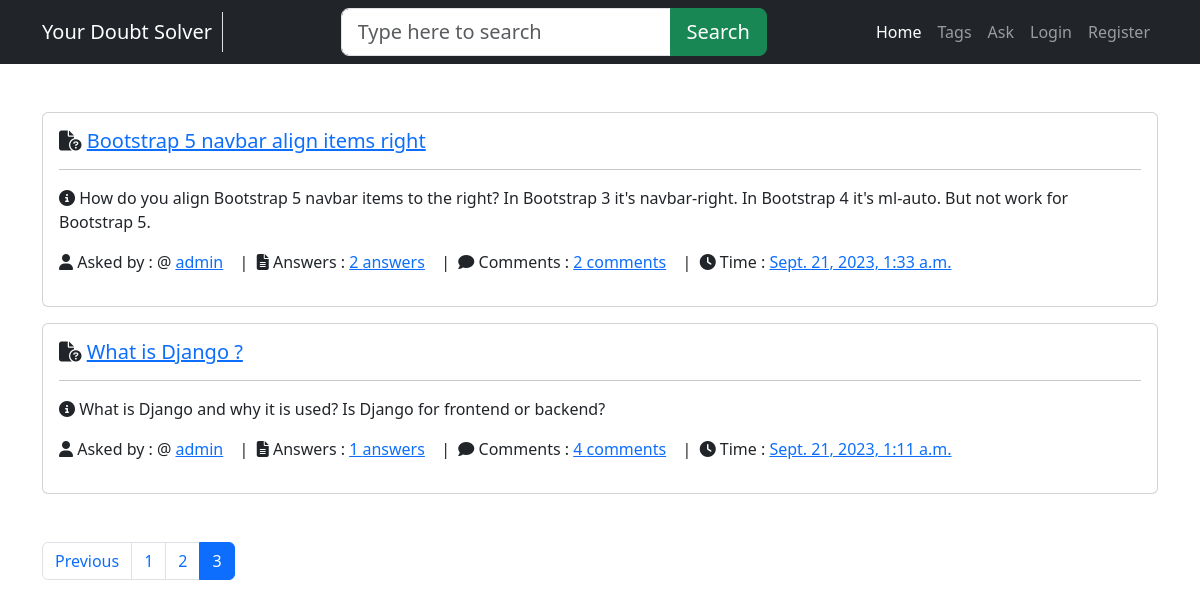
/?page=3, run on the app's committed database.
### main/models.py (models this page shows, shortened)
class Question(models.Model):
    user = models.ForeignKey(User,on_delete=models.CASCADE)
    title = models.CharField(max_length=300)
    details = models.TextField()
    add_time = models.DateTimeField(auto_now_add=True)
    tags = models.TextField(default='')
    class Meta:
        verbose_name_plural = 'Question'

### main/views.py (the view)
# urls.py: path('', home,name='home'),
def home(request):
    if 'search' in request.GET:
        search = request.GET['search']
        qstn = Question.objects.annotate(total_comments=Count('answer__comment')).filter(title__icontains=search).order_by('-id')
    else:
        qstn = Question.objects.annotate(total_comments=Count('answer__comment')).all().order_by('-id')
    paginator = Paginator(qstn,2)
    page_no = request.GET.get('page', 1)
    qstn = paginator.page(page_no)
    return render(request,'home.html',{'questions':qstn,})

### main/templates/home.html (shortened to what this page needs)
{% extends "base.html" %}
{% load humanize %}
{% block content %}
<div class="container my-5">
    {% for i in questions %}
    <div class="card mb-3">
        <div class="card-body">
            <h5 class="card-title ">
                <i class="fa-solid fa-file-circle-question"></i>
                <a href="/detail/{{i.id}}">
                    {{i.title}}
                </a>
            </h5>
            <hr>
            <p class="card-text">
                <i class="fa-solid fa-circle-info"></i>
                {{i.details|safe}}
            </p>
            <p>
                <i class="fa-solid fa-user"></i>
                Asked by : @
                <a href="" class="me-2">{{i.user.username}}</a>
                &nbsp;|&nbsp;
                <i class="fa-solid fa-file-lines"></i> Answers : <a href="" class="me-2">{{i.answer_set.count}} answers</a>
                &nbsp;|&nbsp;
                <i class="fa-solid fa-comment"></i>
                Comments :  <a href="" class="me-2">{{i.total_comments}} comments</a>
                &nbsp;|&nbsp;
                <i class="fa-solid fa-clock"></i> Time :  <a href="" class="me-2">{{i.add_time}}</a>
            </p>
        </div>
    </div>
    {% endfor %}
</div>
<nav class="my-3 container">
    <ul class="pagination">
      {% if questions.has_previous %}
        <li class="page-item"><a class="page-link" href="?page={{questions.previous_page_number}}">Previous</a></li>
      {% endif %}
      {% for i in questions.paginator.page_range %}
      {% if questions.number == i %}
      <li class="page-item active"><a class="page-link" href="#">{{i}}</a></li>
      {% else %}
      <li class="page-item "><a class="page-link" href="?page={{i}}">{{i}}</a></li>
      {% endif %}
      {% endfor %}
    </ul>
  </nav>
{% endblock content %}

### data on the page
Question: title "Bootstrap 5 navbar align items right", details "How do you align Bootstrap 5 navbar items to the right? In Bootstrap 3 it's navbar-right. In Bootstrap 4 it's ml-auto. But not work for Bootstrap 5.", user.username "admin", answer_set.count "2", total_comments "2", add_time "Sept. 21, 2023, 1:33 a.m."
Question: title "What is Django ?", details "What is Django and why it is used? Is Django for frontend or backend?", user.username "admin", answer_set.count "1", total_comments "4", add_time "Sept. 21, 2023, 1:11 a.m."

### other printed values
{{ i }} "1" "2"
{{ i }} "3"
